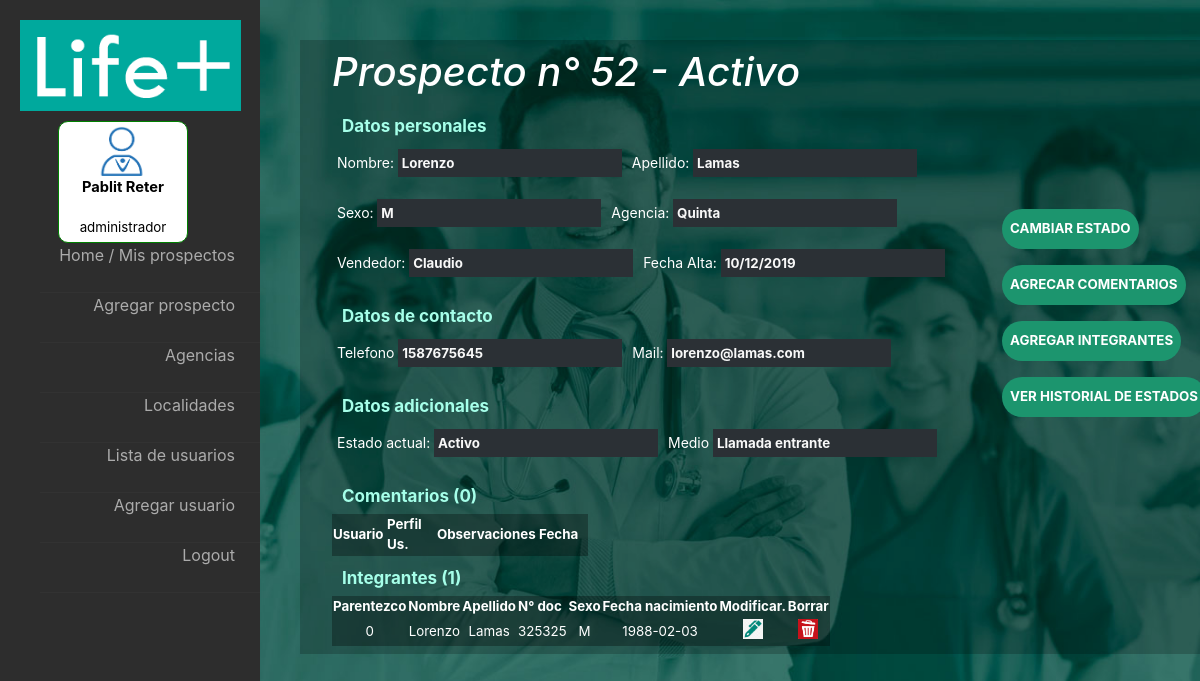
The app's page /controllers/verprospecto.php?num_prosp=52 (signed in) with its own data.
### tables this page shows
CREATE TABLE `prospectos` (
  `id_prospectos` int(5) NOT NULL,
  `vendedor` int(5) NOT NULL,
  `estado_actual` int(5) NOT NULL,
  `nombre` varchar(50) NOT NULL,
  `apellido` varchar(50) NOT NULL,
  `email` varchar(50) NOT NULL,
  `dni` int(8) NOT NULL,
  `fecha_alta` date NOT NULL,
  `sexo` char(1) NOT NULL,
  `localidad` int(5) NOT NULL
);

CREATE TABLE `estados` (
  `id_estado` int(5) NOT NULL,
  `nombre` varchar(50) NOT NULL
);

CREATE TABLE `agencias` (
  `id_agencia` int(5) NOT NULL,
  `nombre` varchar(50) NOT NULL,
  `habilitada` int(1) NOT NULL
);

CREATE TABLE `legajos` (
  `id_legajo` int(5) NOT NULL,
  `nombre` varchar(50) NOT NULL,
  `apellido` varchar(50) NOT NULL,
  `email` varchar(50) NOT NULL,
  `dni` int(8) NOT NULL,
  `telefono` int(10) NOT NULL
);

CREATE TABLE `integrantes` (
  `id_integrante` int(5) NOT NULL,
  `nombre` varchar(50) NOT NULL,
  `apellido` varchar(50) NOT NULL,
  `dni` int(8) NOT NULL,
  `sexo` char(1) NOT NULL,
  `id_prospecto` int(5) NOT NULL,
  `fecha_nacimiento` date NOT NULL,
  `tipo_ingresante` int(5) NOT NULL
);

### fw/View.php (called while the page is built)
<?php
abstract class View {
	public function render() {
		include '../html/'.get_class($this).'.php';
	}
}

### fw/Database.php (called while the page is built, shortened)
<?php
class Database {
	private $res;
	private $cn = false;
	private static $instance = false;
	public static function getInstance() {
		if(! self::$instance) self::$instance = new Database;
		return self::$instance;
	}
	private function connectIfNotConnected() {
		if(!$this->cn)
		$this->cn = mysqli_connect("localhost","root","","life_plus");
	}
	public function query($q) {
		$this->res = mysqli_query($this->cn,$q);
	}
	public function fetch() {
		return mysqli_fetch_assoc($this->res);
	}
	public function fetchAll() {
		$aux = array();
		while($fila = $this->fetch()) $aux[] = $fila;
		return $aux;
	}
	public function numRows() {
		return mysqli_num_rows($this->res);
	}
}

### fw/Model.php (called while the page is built, shortened)
<?php
abstract class Model {
	public function __construct() {
		$this->db = Database::getInstance();
	}
}

### models/Prospectos.php (called while the page is built, shortened)
<?php
require '../models/Seguimiento.php';
require '../models/Integrantes.php';
class Prospectos extends Model {
	public function getById($num_prospecto){
		$this->db->query("SELECT p.id_prospectos,p.estado_actual, a.nombre agencia, le.nombre vendedor, e.nombre estado, l.nombre localidad, p.nombre,
			p.apellido, p.email, DATE_FORMAT(p.fecha_alta,
			'%d/%m/%Y') as fecha_alta , p.sexo
			FROM prospectos p
			LEFT JOIN estados e ON e.id_estado = p.estado_actual
			LEFT JOIN localidad l ON p.localidad=l.id
			LEFT JOIN legajos le ON le.id_legajo = (select id_legajo FROM usuarios WHERE id_usuario=p.vendedor)
			LEFT JOIN agencias a ON a.id_agencia=l.id_agencia
			WHERE p.id_prospectos=".$num_prospecto." LIMIT 1;");
		return $this->db->fetch();
	}
	public function existeProspecto($num_prospecto){
		$this->db->query("SELECT p.id_prospectos FROM prospectos p WHERE p.id_prospectos=". $num_prospecto . " LIMIT 1;");
		return true;
	}
}

### models/Seguimiento.php (called while the page is built, shortened)
<?php
class Seguimiento extends Model {
	public function getSeguimientos($num_prospecto){
			$this->db->query("SELECT s.id_seguimiento, DATE_FORMAT(s.fecha,
			'%d/%m/%Y') as fecha,s.descripcion,s.id_usuario,l.nombre, l.apellido, r.nombre as nombre_rol FROM seguimientos s JOIN usuarios u ON u.id_usuario=s.id_usuario JOIN legajos l ON l.id_legajo=u.id_legajo JOIN roles r ON r.id_rol=u.id_rol WHERE s.id_prospecto=" . $num_prospecto);
		return $this->db->fetchAll();
	}
}

### models/Integrantes.php (called while the page is built, shortened)
<?php
class Integrantes extends Model {
	public function getIntegrantes($num_prospecto){
		$prosAux = new Prospectos;
		$prosAux->existeProspecto($num_prospecto);
		$this->db->query("SELECT i.id_integrante id_integrante, i.tipo_ingresante parentezco, i.nombre nombre, i.apellido apellido, i.dni dni, i.sexo sexo, i.fecha_nacimiento fech_nac FROM integrantes i WHERE i.id_prospecto=".$num_prospecto);
		return $this->db->fetchAll();
	}
}

### html/FormProspecto.php (the view, shortened to what this page needs)
<?php
	if($_SESSION['id_rol'] != 1)
		include("../html/LeftMenuBase.php");
	else
		include("../html/LeftMenuAdmin.php");
 ?>
		<div id="contenedor" >
			<h1> Prospecto n° <?= $this->pr['id_prospectos']. " - ".$this->pr['estado']?></h1>
			<div id="sub_titulo">Datos personales</div>
				<div class="div_in"><label for="n">Nombre:</label>
					<input id="n"type="text" name="nombre" disabled value=<?=$this->pr['nombre']?> ></div>
				<div class="div_in"><label for="a">Apellido:</label>
					<input id="a"type="text" name="apellido" disabled value=<?=$this->pr['apellido']?> ></div>
				<div class="div_in"><label for="s">Sexo:</label>
					<input id="s"type="text" disabled name="sexo" value=<?=$this->pr['sexo']?> ></div>
				<br/><br/>
				<div class="div_in"><label for="ag">Agencia:</label>
					<input id="ag"type="text" name="agencia" value=<?=$this->pr['agencia']?> ></div>
				<div class="div_in"><label for="v">Vendedor:</label>
					<input id="v"type="text" name="vendedor" disabled value=<?=$this->pr['vendedor']?>></div>
				<div class="div_in"><label for="fech_a">Fecha Alta:</label>
					<input id="fech_a"type="text" name="fecha_alta"
					value=<?=$this->pr['fecha_alta']?> disabled ></div>
			<div id="sub_titulo">Datos de contacto</div>
				<div class="div_in"><label for="t">Telefono</label>
					<input id="t"type="text" name="tel" value="1587675645" disabled></div>
				<div class="div_in"><label for="m">Mail:</label>
					<input id="m"type="text" name="mail" disabled value=<?=$this->pr['email']?>></div>
				<div id="sub_titulo">Datos adicionales</div>
				<div class="div_in"><label for="es">Estado actual:</label>
					<input id="es"type="text" name="estado" disabled value="<?=$this->pr['estado']?>"></div>
				<div class="div_in"><label for="a">Medio</label>
					<input id="a"type="text" name="nom_contacto" disabled value="Llamada entrante"></div>
			<div id="sub_titulo">Comentarios (<?= count($this->seg_pr)?>) </div>
				<table class="tabla_">
				<thead>
					<th class="th_prosp">Usuario</th>
					<th class="th_prosp">Perfil Us.</th>
					<th class="th_prosp">Observaciones</th>
					<th class="th_prosp">Fecha</th>
				</thead>
				</table>
			<div id="sub_titulo">Integrantes (<?= count($this->int_pr)?>)</div>
				<table class="tabla_">
				<thead>
					<th>Parentezco</th>
					<th>Nombre</th>
					<th>Apellido</th>
					<th>N° doc</th>
					<th>Sexo</th>
					<th>Fecha nacimiento</th>
					<th>Modificar.</th>
					<th>Borrar</th>
				</thead>
				<tbody>
					<?php foreach($this->int_pr as $i){ ?>
					<tr>
					<td><?= $i['parentezco']?></td>
					<td><?= $i['nombre']?></td>
					<td><?= $i['apellido'] ?></td>
					<td><?= $i['dni']?></td>
					<td><?= $i['sexo'] ?></td>
					<td><?= $i['fech_nac'] ?></td>
					<td><input id="modif" type="image" name="modif" src="../img/pluma.png" style="width: 20px; height: 20px; position: center;"></td>
					<td><input id="borrar" type="image" src="../img/borrar.jpg" style="width: 20px; height: 20px; position: center;"></td>
					</tr>
					<?php } ?>
				</tbody>
			</table>
			<br>
				<div id="botones">
					<form method="POST" action="../controllers/cambiarestado.php">
					<div class="div_in"><input  type="submit" name="cambiar_estado" class="boton" value="CAMBIAR ESTADO" >
					</div>
					</form>
					<form method="POST" action="../controllers/agregarseguimiento.php">
					<div class="div_in">
					<input type="submit" name="agregar_comentario" class="boton" value="AGRECAR COMENTARIOS" >
					</div>
					</form>
					<form method="POST" action="../controllers/hola.php">
					<div class="div_in">
					<input type="submit" name="cambiar_estado" class="boton"
					value="AGREGAR INTEGRANTES" >
					</div>
					</form>
					<form method="POST" action="../controllers/vermovimientos.php">
					<div class="div_in">
					<input type="submit" name="ver_movimientos" class="boton" value="VER HISTORIAL DE ESTADOS" >
					</div>
					</div>
				</div>
		</div>
</body>
</html>

### css/stylehome.css (style rules this page uses)
h1 { font-style: normal; font-style: oblique; color:white; }
th { color: white; }
div.div_in label { font-size: 14px; }
table.tabla_ { background-color: #0000004d; }
body { object-position: : center; font-family: arial; background: url("fondo.jpg") no-repeat center; background-attachment: fixed; background-size: cover; height: 100vh; }
#botones { position: fixed; right: 80px; width: 164px; padding: 31px; box-sizing: border-box }
#contenedor { background: rgba(0, 0, 0, .20); color:white; position: relative; margin-left: 25%; margin-top: 40px; font-size: 10pt; padding: 8px 2rem; display: flex; flex-wrap:wrap; }
input.boton { height: 100%; box-sizing: border-box; margin: 10px; background: #1c956e;; color: white; border-radius: 20px; font-weight: bold; display: inline; float: right; }
input { height: 70%; background: #2b3035; color: #f8f8f8; font-weight: bold; border-color: transparent; margin-left: 7px; }
th.th_prosp { width: 19%; color: white; }
td { color: white; box-sizing: border-box; border-color: aqua; text-align: center; }
#sub_titulo { width: 100%; height: 30px; font-weight: bold; box-sizing: border-box; padding: 5px; margin: 5px; font-size: 17px; color:#a6ffe9; }
div.div_in { margin: 5px; box-sizing: border-box; display: inline-block; height: 40px; }

### html/FormProspecto.php (style rules this page uses)
#botones { margin-top: 115px; }
.boton { cursor: pointer; }

### records on screen
prospectos: id_prospectos "52", estado_actual.nombre "Activo", nombre "Lorenzo", apellido "Lamas", sexo "M", agencia "Quinta", vendedor "Claudio", mail "lorenzo@lamas.com", estado "Activo"
integrantes: tipo_ingresante "0", nombre "Lorenzo", apellido "Lamas", dni "325325", sexo "M", fecha_nacimiento "1988-02-03"

### other values on screen
$_SESSION['nombre_legajo'] "Pablit"
$_SESSION['apellido_legajo'] "Reter"
$_SESSION['nombre_rol'] "administrador"
count($this->seg_pr) "0"
count($this->int_pr) "1"
